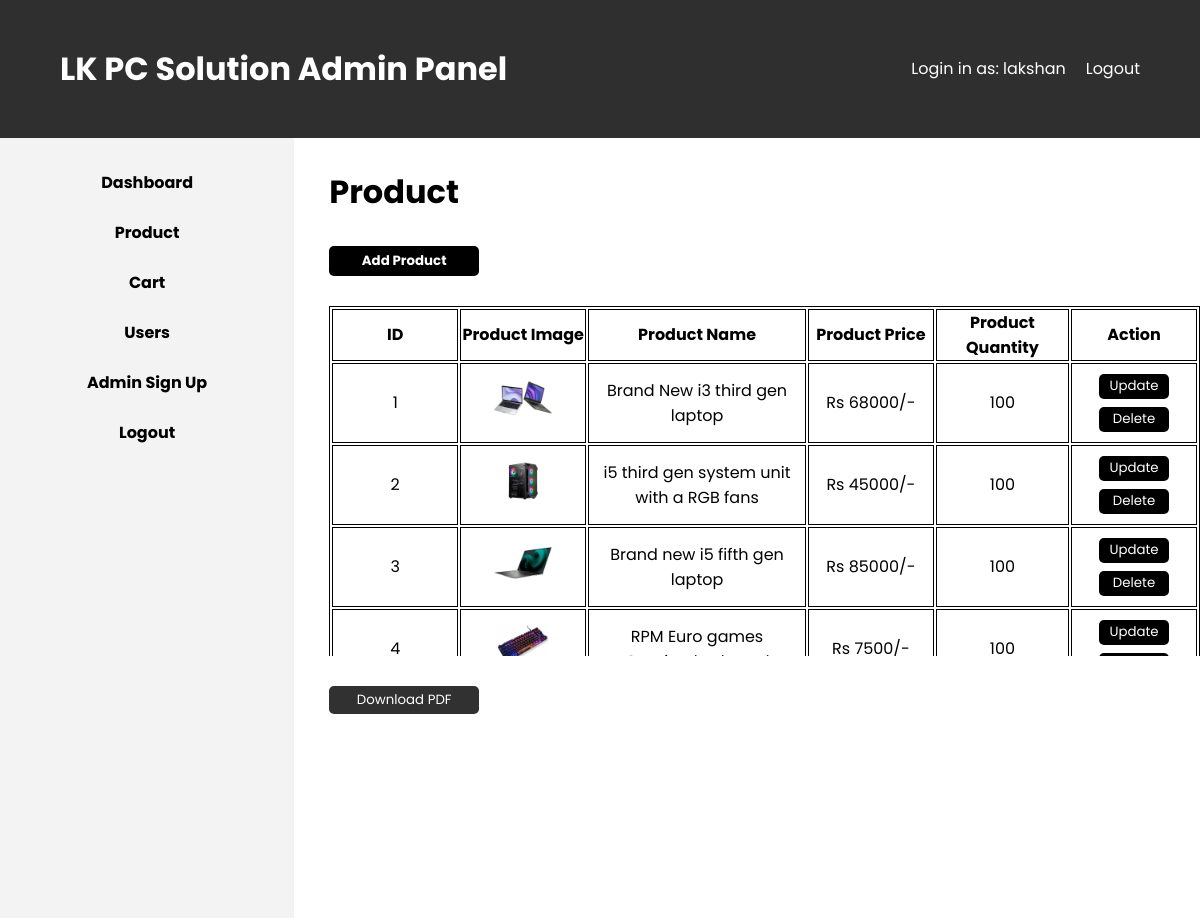
The page /adminpages/adminProduct.php (signed in) on the database its author committed.
### tables this page shows
CREATE TABLE `product` (
  `productId` int(10) NOT NULL,
  `productImage` varchar(400) NOT NULL,
  `productName` varchar(100) NOT NULL,
  `productPrice` int(10) NOT NULL,
  `productQuantity` int(10) NOT NULL
);

### adminpages/adminProduct.php (the view, shortened to what this page needs)
<?php
    include '../include/dbh.inc.php';
?>
<!DOCTYPE html>
<html lang="en">
<head>
    <link rel="stylesheet" href="css/style.css">
</head>
<body>
    <div class="container_admin">
        <div class="header">
            <h1>LK PC Solution Admin Panel</h1>
            <div class="userInfo">
                <p>Login in as: <?php  echo $_SESSION['user_name'];?></p>
                <a href="../include/logout.inc.php">Logout</a>
            </div>
        </div>
        <div class="body">
            <div class="sidebar">
                <a href="adminHome.php">Dashboard</a>
                <a href="adminProduct.php">Product</a>
                <a href="adminCart.php">Cart</a>
                <a href="adminUser.php">Users</a>
                <a href="adminRegistration.php">Admin Sign Up</a>
                <a href="../include/logout.inc.php">Logout</a>
            </div>
            <div class="content">
                <h1>Product</h1>
                <div class="btnSection">
                    <button class="jBtn" id="jBtn">Add Product</button>
                </div>
                <div class="productTable">
                    <table border="1" id="tableToExport">
                        <thead>
                            <tr>
                                <th>ID</th>
                                <th>Product Image</th>
                                <th>Product Name</th>
                                <th>Product Price</th>
                                <th>Product Quantity</th>
                                <th>Action</th>
                            </tr>
                        </thead>
                        <tbody>
                            <?php
                                $selectSql = "SELECT * FROM product";
                                $result = mysqli_query($conn,$selectSql);
                                while($row = mysqli_fetch_assoc($result)){
                                    $productId = $row['productId'];
                                    $productName = $row['productName'];
                                    $productImage = $row['productImage'];
                                    $productPrice = $row['productPrice'];
                                    $prodcutQuantity = $row['productQuantity'];
                            ?>
                            <tr>
                                <td><?php echo $productId; ?></td>
                                <td><img src="../productItem/<?php echo $productImage; ?>" alt="" class="tableImage"></td>
                                <td><?php echo $productName; ?></td>
                                <td>Rs <?php echo $productPrice; ?>/-</td>
                                <td><?php echo $prodcutQuantity; ?></td>
                                <td>
                                    <form action="" method="post" class="tableForm">
                                        <button type="submit" name="update" >Update</button>
                                        <button type="submit" name="delete" >Delete</button>
                                    </form>
                                </td>
                            </tr>
                            <?php
                                }
                            ?>
                        </tbody>
                    </table>
                </div>
                <form method="post" action="">
                    <button type="submit" onclick="saveTableData()" name="pdfDownload" class="downloadbtn">Download PDF</button>
                </form>
            </div>
        </div>
    </div>
</body>
</html>

### adminpages/css/style.css (style rules this page uses)
* { padding: 0px; margin: 0px; font-family: 'Poppins', sans-serif; }
.container_admin { width: 100vw; height: 100vh; }
.header { height: 15%; background-color: rgb(48, 47, 47); color: white; display: flex; justify-content: space-between; padding: 0 5%; align-items: center; width: 90%; }
.header h1 { text-align: center; }
.userInfo { display: flex; gap: 20px; }
.userInfo a { color: white; text-decoration: none; }
.body { display: flex; height: 85%; }
.sidebar { background-color: rgb(243, 243, 243); width: 25%; display: flex; flex-direction: column; align-items: center; padding-top: 20px; }
.sidebar a { width: 100%; height: 50px; display: flex; align-items: center; justify-content: center; text-decoration: none; color: black; font-weight: bold; transition: 0.6s ease-in; }
.content { width: 74%; min-height: 600px; padding-left: 35px; padding-top: 30px; display: flex; flex-direction: column; flex-wrap: wrap; gap: 30px; }
.jBtn , .jBtn2 { width: 150px; height: 30px; background-color: black; border: none; border-radius: 5px; color: white; font-weight: bold; }
.productTable { max-height: 350px; max-width: 880px; overflow: auto; }
.productTable table { border: 1.5px solid black; }
.productTable table thead th { border: 1.5px solid black; }
.tableImage { width: 60px; }
.productTable table tbody td { min-width: 100px; padding: 10px 12px; border: 1.5px solid black; text-align: center; }
.productTable table tbody td button { width: 70px; height: 25px; background-color: black; color: white; border: none; border-radius: 5px; }
.tableForm { display: flex; gap: 8px; flex-direction: column; justify-content: center; align-items: center; }
.downloadbtn { width: 150px; height: 28px; background-color: rgb(49, 49, 49); color: white; border: none; border-radius: 5px; }

### rows shown on the page
product: productId "1", productImage (picture), productName "Brand New i3 third gen laptop", productPrice "68000", productQuantity "100"
product: productId "2", productImage (picture), productName "i5 third gen system unit with a RGB fans", productPrice "45000", productQuantity "100"
product: productId "3", productImage (picture), productName "Brand new i5 fifth gen laptop", productPrice "85000", productQuantity "100"
product: productId "4", productImage (picture), productName "RPM Euro games…", productPrice "7500", productQuantity "100"

### other values the page prints
$_SESSION['user_name'] "lakshan"
